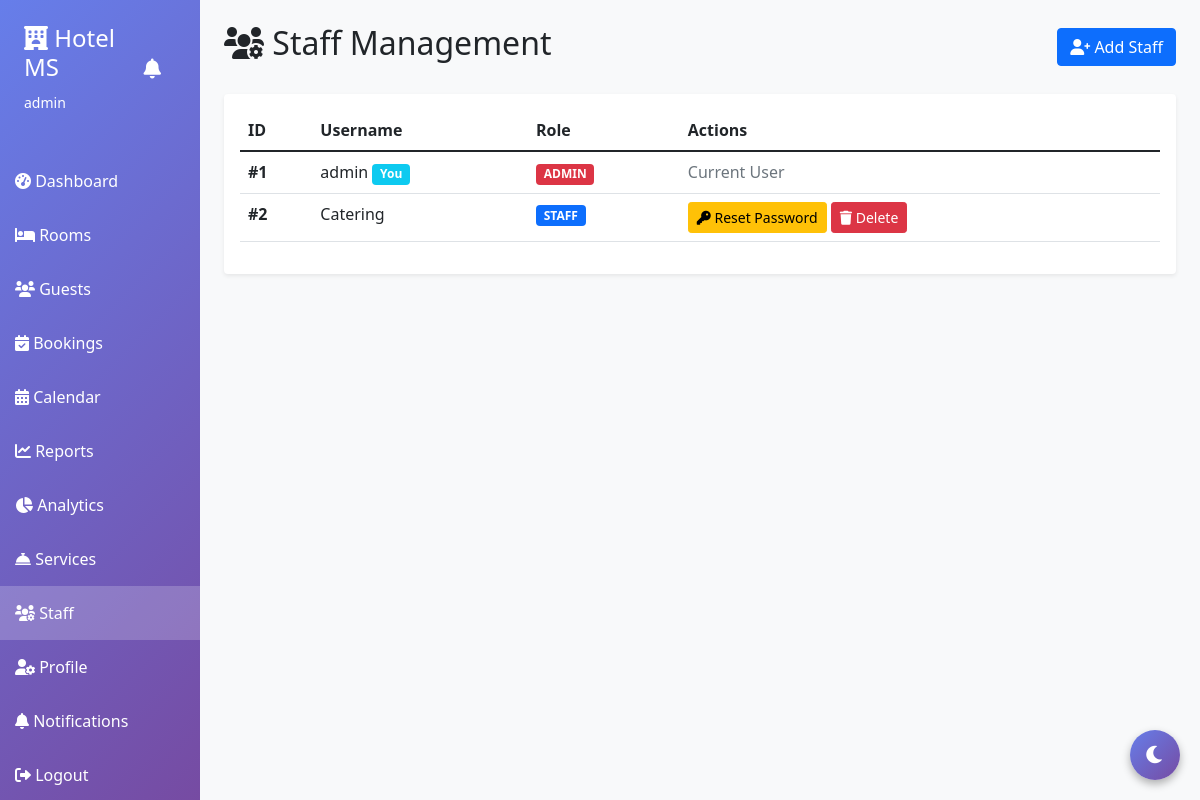
The app's page /staff (signed in) with its own data.
### server.py (models this page shows)
class User(UserMixin, db.Model):
    id = db.Column(db.Integer, primary_key=True)
    username = db.Column(db.String(80), unique=True, nullable=False)
    password = db.Column(db.String(200), nullable=False)
    role = db.Column(db.String(20), default='staff')
    guest_id = db.Column(db.Integer, db.ForeignKey('guest.id'), nullable=True)

### server.py (the view)
@app.route('/staff')
@login_required
def staff():
    if current_user.role != 'admin':
        flash('Access denied - Admin only', 'danger')
        return redirect(url_for('dashboard'))
    all_staff = User.query.filter(User.role.in_(['admin', 'staff'])).all()
    return render_template('staff.html', staff=all_staff)

### server.py (called while the page is built)
@login_manager.user_loader
def load_user(user_id):
    return User.query.get(int(user_id))

### templates/staff.html (shortened to what this page needs)
{% extends "base.html" %}
{% block content %}
<div class="d-flex justify-content-between align-items-center mb-4">
    <h2><i class="fas fa-users-cog"></i> Staff Management</h2>
    <button class="btn btn-primary" data-bs-toggle="modal" data-bs-target="#addStaffModal">
        <i class="fas fa-user-plus"></i> Add Staff
    </button>
</div>
<div class="card">
    <div class="card-body">
        <div class="table-responsive">
            <table class="table table-hover">
                <thead>
                    <tr>
                        <th>ID</th>
                        <th>Username</th>
                        <th>Role</th>
                        <th>Actions</th>
                    </tr>
                </thead>
                <tbody>
                    {% for user in staff %}
                    <tr>
                        <td><strong>#{{ user.id }}</strong></td>
                        <td>
                            {{ user.username }}
                            {% if user.id == current_user.id %}
                            <span class="badge bg-info">You</span>
                            {% endif %}
                        </td>
                        <td>
                            <span class="badge bg-{{ 'danger' if user.role == 'admin' else 'primary' }}">
                                {{ user.role|upper }}
                            </span>
                        </td>
                        <td>
                            {% if user.id != current_user.id %}
                            <button class="btn btn-sm btn-warning" data-bs-toggle="modal"
                                    data-bs-target="#resetPasswordModal{{ user.id }}">
                                <i class="fas fa-key"></i> Reset Password
                            </button>
                            <a href="{{ url_for('delete_staff', user_id=user.id) }}"
                               class="btn btn-sm btn-danger"
                               onclick="return confirm('Delete this staff account?')">
                                <i class="fas fa-trash"></i> Delete
                            </a>
                            {% else %}
                            <span class="text-muted">Current User</span>
                            {% endif %}
                        </td>
                    </tr>
                    {% endfor %}
                </tbody>
            </table>
        </div>
    </div>
</div>
{% endblock %}

### templates/base.html (shortened to what this page needs)
<!DOCTYPE html>
<html lang="en">
<head>
    <link href="https://cdn.jsdelivr.net/npm/bootstrap@5.1.3/dist/css/bootstrap.min.css" rel="stylesheet">
    <link rel="stylesheet" href="https://cdnjs.cloudflare.com/ajax/libs/font-awesome/6.0.0/css/all.min.css">
</head>
<body>
    {% if current_user.is_authenticated %}
    <div class="container-fluid">
        <div class="row">
            <div class="col-md-2 sidebar p-0">
                <div class="p-4 text-white">
                    <div class="d-flex justify-content-between align-items-center mb-3">
                        <div>
                            <h4><i class="fas fa-hotel"></i> Hotel MS</h4>
                            <small>{{ current_user.username }}</small>
                        </div>
                        <div>
                            <a href="{{ url_for('notifications') }}" class="text-white position-relative"
                                title="Notifications">
                                <i class="fas fa-bell fa-lg"></i>
                            </a>
                        </div>
                    </div>
                </div>
                <nav>
                    {% if current_user.role == 'guest' %}
                    <a href="{{ url_for('guest_dashboard') }}"
                        class="{% if request.endpoint == 'guest_dashboard' %}active{% endif %}">
                        <i class="fas fa-tachometer-alt"></i> My Dashboard
                    </a>
                    <a href="{{ url_for('guest_book_room') }}"
                        class="{% if request.endpoint == 'guest_book_room' %}active{% endif %}">
                        <i class="fas fa-bed"></i> Book a Room
                    </a>
                    <a href="{{ url_for('profile') }}" class="{% if request.endpoint == 'profile' %}active{% endif %}">
                        <i class="fas fa-user"></i> My Profile
                    </a>
                    <a href="{{ url_for('notifications') }}"
                        class="{% if request.endpoint == 'notifications' %}active{% endif %}">
                        <i class="fas fa-bell"></i> Notifications
                    </a>
                    <a href="{{ url_for('logout') }}">
                        <i class="fas fa-sign-out-alt"></i> Logout
                    </a>
                    {% else %}
                    <a href="{{ url_for('dashboard') }}"
                        class="{% if request.endpoint == 'dashboard' %}active{% endif %}">
                        <i class="fas fa-tachometer-alt"></i> Dashboard
                    </a>
                    <a href="{{ url_for('rooms') }}" class="{% if request.endpoint == 'rooms' %}active{% endif %}">
                        <i class="fas fa-bed"></i> Rooms
                    </a>
                    <a href="{{ url_for('guests') }}" class="{% if request.endpoint == 'guests' %}active{% endif %}">
                        <i class="fas fa-users"></i> Guests
                    </a>
                    <a href="{{ url_for('bookings') }}"
                        class="{% if request.endpoint == 'bookings' %}active{% endif %}">
                        <i class="fas fa-calendar-check"></i> Bookings
                    </a>
                    <a href="{{ url_for('calendar') }}"
                        class="{% if request.endpoint == 'calendar' %}active{% endif %}">
                        <i class="fas fa-calendar-alt"></i> Calendar
                    </a>
                    <a href="{{ url_for('reports') }}" class="{% if request.endpoint == 'reports' %}active{% endif %}">
                        <i class="fas fa-chart-line"></i> Reports
                    </a>
                    <a href="{{ url_for('analytics') }}"
                        class="{% if request.endpoint == 'analytics' %}active{% endif %}">
                        <i class="fas fa-chart-pie"></i> Analytics
                    </a>
                    <a href="{{ url_for('services') }}"
                        class="{% if request.endpoint == 'services' %}active{% endif %}">
                        <i class="fas fa-concierge-bell"></i> Services
                    </a>
                    <a href="{{ url_for('staff') }}" class="{% if request.endpoint == 'staff' %}active{% endif %}">
                        <i class="fas fa-users-cog"></i> Staff
                    </a>
                    <a href="{{ url_for('profile') }}" class="{% if request.endpoint == 'profile' %}active{% endif %}">
                        <i class="fas fa-user-cog"></i> Profile
                    </a>
                    <a href="{{ url_for('notifications') }}"
                        class="{% if request.endpoint == 'notifications' %}active{% endif %}">
                        <i class="fas fa-bell"></i> Notifications
                    </a>
                    <a href="{{ url_for('logout') }}">
                        <i class="fas fa-sign-out-alt"></i> Logout
                    </a>
                    {% endif %}
                </nav>
            </div>
            <div class="col-md-10 p-4">
                {% block content %}{% endblock %}
            </div>
        </div>
    </div>
    {% else %}
    {% block login_content %}{% endblock %}
    {% endif %}
    <button class="dark-mode-toggle" onclick="toggleDarkMode()" title="Toggle Dark Mode">
        <i class="fas fa-moon" id="darkModeIcon"></i>
    </button>
</body>
</html>

### templates/base.html (style rules this page uses)
body { background-color: #f8f9fa; transition: all 0.3s; }
.sidebar { min-height: 100vh; background: linear-gradient(135deg, #667eea 0%, #764ba2 100%); }
.sidebar a { color: white; text-decoration: none; padding: 15px; display: block; transition: 0.3s; }
.sidebar a.active { background-color: rgba(255, 255, 255, 0.2); }
.card { box-shadow: 0 0.125rem 0.25rem rgba(0, 0, 0, 0.075); border: none; transition: all 0.3s; }
.dark-mode-toggle { position: fixed; bottom: 20px; right: 20px; width: 50px; height: 50px; border-radius: 50%; background: linear-gradient(135deg, #667eea 0%, #764ba2 100%); border: none; color: white; font-size: 20px; cursor: pointer; box-shadow: 0 4px 8px rgba(0, 0, 0, 0.3); z-index: 1000; transition: all 0.3s; }

### records on screen
User: username "admin", id "1", shows "You", role "ADMIN", shows "Current User"
User: id "2", username "Catering", role "STAFF"
